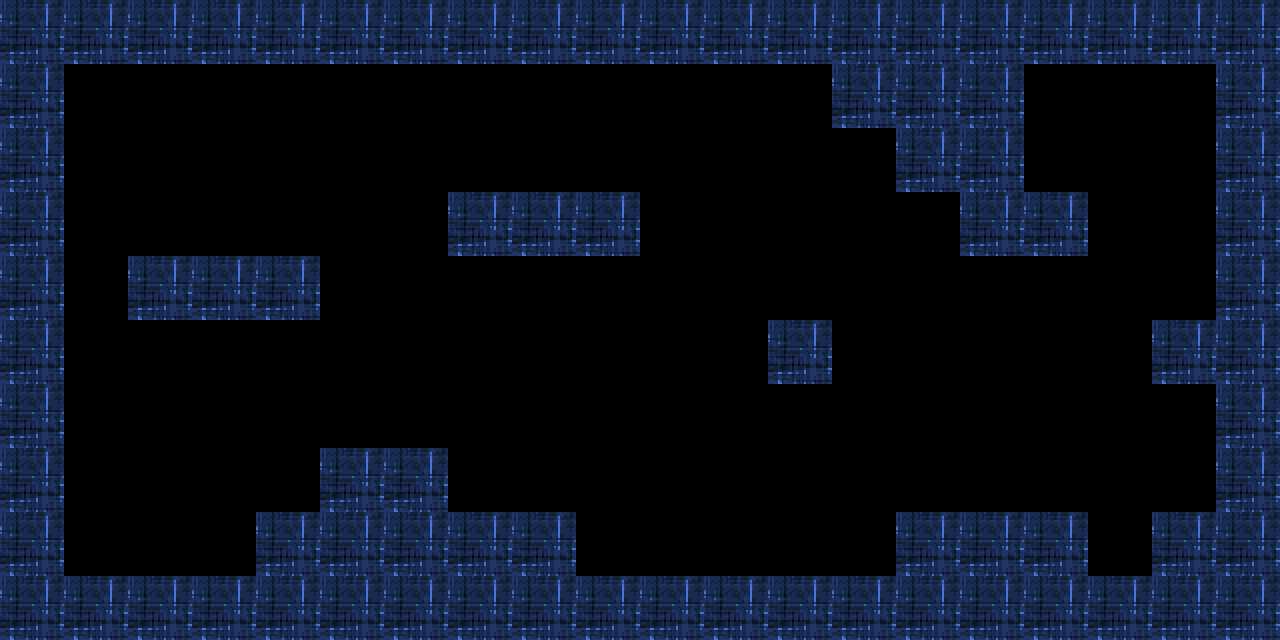

Tiled map render using the project's own tile images. Description and the whole map definition, tile-layer contents included, below:
An orthogonal 20x10 tile map with 64x64 px tiles, 1 tile layer (Tile Layer 1).

<map version="1.5" tiledversion="1.5.0" orientation="orthogonal" renderorder="right-down" width="20" height="10" tilewidth="64" tileheight="64" infinite="0" nextlayerid="2" nextobjectid="1">
 <tileset firstgid="1" source="Tileset.tsx" />
 <layer id="1" name="Tile Layer 1" width="20" height="10">
  <data encoding="csv">
1,1,1,1,1,1,1,1,1,1,1,1,1,1,1,1,1,1,1,1,
1,0,0,0,0,0,0,0,0,0,0,0,0,1,1,1,0,0,0,1,
1,0,0,0,0,0,0,0,0,0,0,0,0,0,1,1,0,0,0,1,
1,0,0,0,0,0,0,1,1,1,0,0,0,0,0,1,1,0,0,1,
1,0,1,1,1,0,0,0,0,0,0,0,0,0,0,0,0,0,0,1,
1,0,0,0,0,0,0,0,0,0,0,0,1,0,0,0,0,0,1,1,
1,0,0,0,0,0,0,0,0,0,0,0,0,0,0,0,0,0,0,1,
1,0,0,0,0,1,1,0,0,0,0,0,0,0,0,0,0,0,0,1,
1,0,0,0,1,1,1,1,1,0,0,0,0,0,1,1,1,0,1,1,
1,1,1,1,1,1,1,1,1,1,1,1,1,1,1,1,1,1,1,1
</data>
 </layer>
</map>